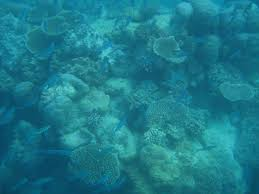
#> input picture Contrast Stretching using DE/Data/uwater02.jpeg, 259 x 194 px
$ python ICE_DE.py
#> lines starting #> are read from the running program, lines starting #| are printed output that depends on the picture; long printed decimals are rounded
#> further down, input_img is the input picture: PIL image 259x194 RGB; mean R, G, B 26.9, 121.9, 137.3
#!/usr/bin/env python
# coding: utf-8

# In[439]:


import numpy as np
from PIL import Image, ImageFilter
import time
from matplotlib import pyplot as plt
from matplotlib.gridspec import GridSpec
from scipy.optimize import differential_evolution as DE


# In[83]:


def show_hist(input_img):

    input_img_arr = np.array(input_img)

    r_img = input_img_arr[:,:,0]
    g_img = input_img_arr[:,:,1]
    b_img = input_img_arr[:,:,2]

    bins = np.arange(0,257,1)

    r_img_hist = np.histogram(r_img,bins=bins)
    g_img_hist = np.histogram(g_img,bins=bins)
    b_img_hist = np.histogram(b_img,bins=bins)


    fig, axes = plt.subplots(1,3,figsize=(15,5))
    xrange = np.arange(0,256,1)

    axes[0].bar(xrange,r_img_hist[0])
    axes[1].bar(xrange,g_img_hist[0])
    axes[2].bar(xrange,b_img_hist[0])

    plt.show()


# In[470]:


def stretch_helper(img, l=0):

    limit_l = int(255 * l)
    limit_h = 255 - limit_l

    min_val = img.min()
    max_val = img.max()
    out = np.array(((img - min_val)/(max_val - min_val))*(limit_h-limit_l) + limit_l)
    out = out.astype(int)
    return out

def image_stretch(input_img, r_l, g_l, h_l):

    input_img = np.array(input_img).astype('int')


    r_img = input_img[:,:,0]
    g_img = input_img[:,:,1]
    b_img = input_img[:,:,2]


    r_stretched = stretch_helper(r_img,r_l).copy()
    g_stretched = stretch_helper(g_img,g_l).copy()
    b_stretched = stretch_helper(b_img,h_l).copy()


    output_img = np.zeros(input_img.shape).astype('uint8')
    output_img[:,:,0] = r_stretched
    output_img[:,:,1] = g_stretched
    output_img[:,:,2] = b_stretched


    return output_img


# In[472]:


def obj_function(x=[0,0,0], img=None ,stretch='no'):

#> called with stretch = 'no'
    (r_l,g_l,b_l) = x

    new_img_arr = np.array(img)

    if stretch=='yes':
        new_img_arr = np.array(image_stretch(img,r_l,g_l,b_l))

    new_img = Image.fromarray(new_img_arr)

    img_entropy = new_img.entropy() # entropy computation
#> img_entropy = 7.85

    r_img_arr = new_img_arr[:,:,0]
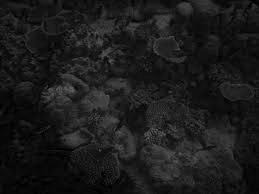
#> r_img_arr: shape (194, 259); min 0, max 100, mean 26.9
    g_img_arr = new_img_arr[:,:,1]
    b_img_arr = new_img_arr[:,:,2]

    # gradient calculation
    (rdx,rdy) = np.array(np.gradient(r_img_arr))
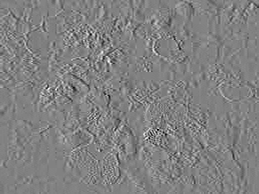
#> rdy: shape (194, 259) float64; min -36, max 35, mean 0; drawn with min black and max white
    (gdx,gdy) = np.array(np.gradient(g_img_arr))
    (bdx,bdy) = np.array(np.gradient(b_img_arr))

    shape_img = r_img_arr.shape
#> shape_img = (194, 259)

    r_img_grad = np.sum(np.sqrt(rdx ** 2 + rdy ** 2))/(shape_img[0] * shape_img[1])
#> r_img_grad = 5.31
    g_img_grad = np.sum(np.sqrt(gdx ** 2 + gdy ** 2))/(shape_img[0] * shape_img[1])
#> g_img_grad = 5.81
    b_img_grad = np.sum(np.sqrt(bdx ** 2 + bdy ** 2))/(shape_img[0] * shape_img[1])
#> b_img_grad = 5.66

    grad_avg = (r_img_grad + g_img_grad + b_img_grad)/3
#> grad_avg = 5.59
    val = img_entropy + grad_avg       # final objective
#> val = 13.44
    return -val


# In[476]:

img_PATH = 'Data/uwater02.jpeg' # Mention the path of the input image
input_img = Image.open(img_PATH)
input_img_arr = np.array(input_img)
print('Initial objective value: ',-obj_function(img=input_img_arr))
#| Initial objective value:  13.441

# optimization using Differential Evolution
bounds = [(0,0.5), (0,0.5), (0,0.5)]
results = DE(func=obj_function,args=(input_img_arr,'yes'),bounds = bounds, popsize = 40, maxiter = 1000, mutation=(0.8,0.8))
#> call 2 of obj_function, with x = array of shape (3,), stretch = 'yes'
#> in stretch_helper, `min_val = img.min()`: min_val = 0
#> in stretch_helper, `max_val = img.max()`: max_val = 100
#> in stretch_helper, `out = np.array(((img - min_val)/(max_val - min_val))*(limit_h-limit_l)..`:
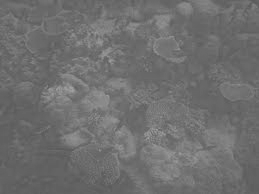
#> out: shape (194, 259) float64; min 92, max 163, mean 111.1
#> call 2 of stretch_helper, with l = 0.0634
#> in stretch_helper (call 2), `min_val = img.min()`: min_val = 62
#> in stretch_helper (call 2), `max_val = img.max()`: max_val = 208
#> in stretch_helper (call 2), `out = np.array(((img - min_val)/(max_val - min_val))*(limit_h-limit_l)..`:
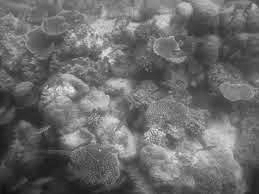
#> out: shape (194, 259) float64; min 16, max 239, mean 107.6
#> in image_stretch, `output_img[:,:,2] = b_stretched`:
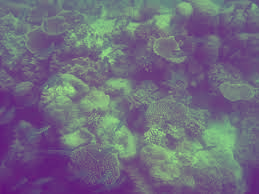
#> output_img: shape (194, 259, 3); mean of channels 0, 1, 2 110.6, 107.1, 125.7; drawn as R, G, B
#> in obj_function (call 2), `img_entropy = new_img.entropy()`: img_entropy = 6.61
#> in obj_function (call 2), `(bdx,bdy) = np.array(np.gradient(b_img_arr))`:
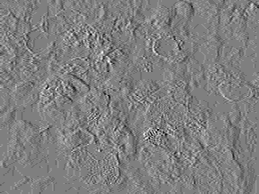
#> bdy: shape (194, 259) float64; min -4, max 4, mean 0.003; drawn with min black and max white
#> in obj_function (call 2), `r_img_grad = np.sum(np.sqrt(rdx ** 2 + rdy ** 2))/(shape_img[0] * shap..`: r_img_grad = 3.78
#> in obj_function (call 2), `g_img_grad = np.sum(np.sqrt(gdx ** 2 + gdy ** 2))/(shape_img[0] * shap..`: g_img_grad = 8.88
#> in obj_function (call 2), `b_img_grad = np.sum(np.sqrt(bdx ** 2 + bdy ** 2))/(shape_img[0] * shap..`: b_img_grad = 0.667
#> in obj_function (call 2), `grad_avg = (r_img_grad + g_img_grad + b_img_grad)/3`: grad_avg = 4.44
#> in obj_function (call 2), `val = img_entropy + grad_avg`: val = 11.05
#> call 2 of image_stretch, with r_l = 0.391, g_l = 0.0883, h_l = 0.291
#> in image_stretch (call 2), `output_img[:,:,2] = b_stretched`:
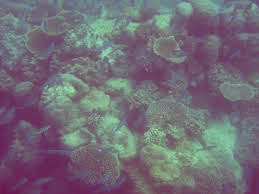
#> output_img: shape (194, 259, 3); mean of channels 0, 1, 2 113.8, 108.1, 118; drawn as R, G, B
#> results = 8 items
l = results.x
#> l = [0.000624, 0.00348, 0.00196]
best_val = results.fun
#> best_val = -19.36
print('Objective value after optimization: ',-best_val)
#| Objective value after optimization:  19.359
print('Best combination of limits: ',l)
#| Best combination of limits:  [0.0006237  0.003482 0.00196]

# Sharpening of the final image
output_img = Image.fromarray(image_stretch(input_img, l[0], l[1], l[2]))
output_img = output_img.filter(ImageFilter.UnsharpMask()) # unsharp mask
print('Final objective value: ', -obj_function(img=output_img))
#| Final objective value:  33.459

# Histogram plots and final images
show_hist(input_img)
show_hist(output_img)

figs, axes = plt.subplots(1,2,figsize=(20,15))

axes[0].imshow(input_img)
# axes[1].imshow(output_img)


# In[ ]:

$ run again, with Contrast Stretching using DE/Data/uwater01.jpeg copied over Contrast Stretching using DE/Data/uwater02.jpeg
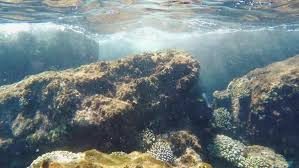
#> input picture Contrast Stretching using DE/Data/uwater01.jpeg, 299 x 168 px
#> input_img is the input picture: PIL image 299x168 RGB; mean R, G, B 114, 126.5, 127.9
#> img_entropy = 9.18
#> in obj_function, `(rdx,rdy) = np.array(np.gradient(r_img_arr))`:
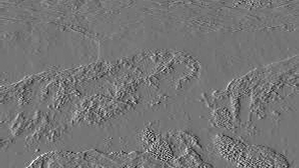
#> rdy: shape (168, 299) float64; min -91.5, max 107, mean -0.1; drawn with min black and max white
#> r_img_grad = 13.52
#> g_img_grad = 13.06
#> b_img_grad = 12.73
#> grad_avg = 13.1
#> val = 22.29
#| Initial objective value:  22.287
#> input_img: shape (168, 299, 3) int64
#> min_val = 9
#> max_val = 255
#> in image_stretch (call 2), `output_img[:,:,2] = b_stretched`:
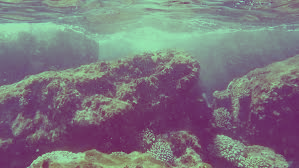
#> output_img: shape (168, 299, 3); mean of channels 0, 1, 2 122.8, 117.6, 125.4; drawn as R, G, B
#> results = 8 items
#> l = [0.000951, 0.00323, 0.0024]
#> best_val = -22.94
#| Objective value after optimization:  22.945
#| Best combination of limits:  [0.000951 0.003233 0.002397]
#| Final objective value:  38.463

$ run again, with Contrast Stretching using DE/Data/low_con1.jpeg copied over Contrast Stretching using DE/Data/uwater02.jpeg
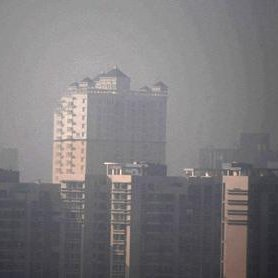
#> input picture Contrast Stretching using DE/Data/low_con1.jpeg, 278 x 278 px
#> input_img is the input picture: PIL image 278x278 RGB; mean R, G, B 124.6, 122.1, 124.1
#> img_entropy = 8.6
#> in obj_function, `(rdx,rdy) = np.array(np.gradient(r_img_arr))`:
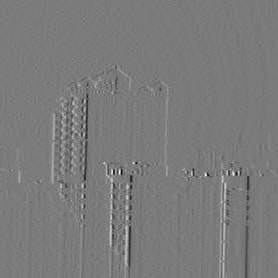
#> rdy: shape (278, 278) float64; min -66, max 70.5, mean -0.1; drawn with min black and max white
#> r_img_grad = 3.55
#> g_img_grad = 3.41
#> b_img_grad = 3.4
#> grad_avg = 3.45
#> val = 12.05
#| Initial objective value:  12.050
#> input_img: shape (278, 278, 3) int64
#> min_val = 34
#> max_val = 255
#> in image_stretch (call 2), `output_img[:,:,2] = b_stretched`:
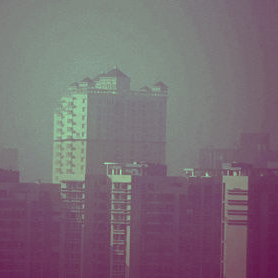
#> output_img: shape (278, 278, 3); mean of channels 0, 1, 2 121.9, 108.6, 117.1; drawn as R, G, B
#> results = 8 items
#> l = [0.00239, 0.0072, 0.00307]
#> best_val = -12.68
#| Objective value after optimization:  12.679
#| Best combination of limits:  [0.002388 0.007203 0.00307]
#| Final objective value:  16.844
